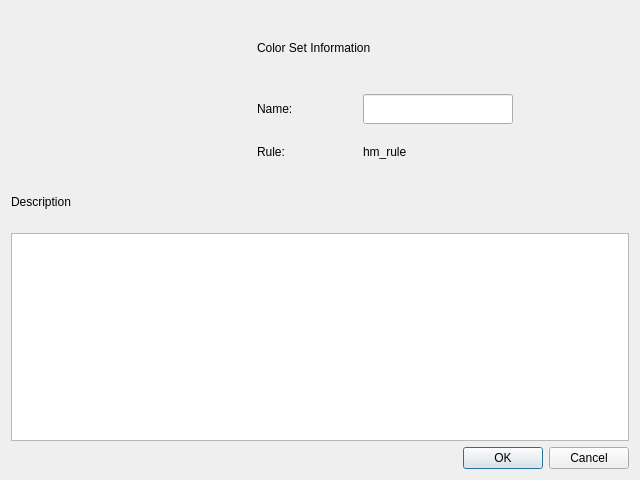
<?xml version="1.0" encoding="UTF-8"?>
<ui version="4.0">
 <class>InfoDialog</class>
 <widget class="QDialog" name="InfoDialog">
  <property name="geometry">
   <rect>
    <x>0</x>
    <y>0</y>
    <width>640</width>
    <height>480</height>
   </rect>
  </property>
  <property name="windowTitle">
   <string notr="true">Dialog</string>
  </property>
  <layout class="QGridLayout" name="gridLayout">
   <item row="0" column="0" rowspan="3">
    <widget class="QWidget" name="colors" native="true">
     <property name="minimumSize">
      <size>
       <width>240</width>
       <height>160</height>
      </size>
     </property>
     <property name="maximumSize">
      <size>
       <width>240</width>
       <height>160</height>
      </size>
     </property>
    </widget>
   </item>
   <item row="0" column="1" colspan="2">
    <widget class="QLabel" name="info_label">
     <property name="minimumSize">
      <size>
       <width>250</width>
       <height>60</height>
      </size>
     </property>
     <property name="maximumSize">
      <size>
       <width>250</width>
       <height>60</height>
      </size>
     </property>
     <property name="text">
      <string>Color Set Information</string>
     </property>
    </widget>
   </item>
   <item row="0" column="3">
    <spacer name="hsp_1">
     <property name="orientation">
      <enum>Qt::Horizontal</enum>
     </property>
     <property name="sizeHint" stdset="0">
      <size>
       <width>408</width>
       <height>20</height>
      </size>
     </property>
    </spacer>
   </item>
   <item row="1" column="1">
    <widget class="QLabel" name="name_label">
     <property name="minimumSize">
      <size>
       <width>100</width>
       <height>30</height>
      </size>
     </property>
     <property name="maximumSize">
      <size>
       <width>100</width>
       <height>30</height>
      </size>
     </property>
     <property name="text">
      <string>Name:</string>
     </property>
    </widget>
   </item>
   <item row="1" column="2">
    <widget class="QLineEdit" name="name_ledit">
     <property name="minimumSize">
      <size>
       <width>150</width>
       <height>30</height>
      </size>
     </property>
     <property name="maximumSize">
      <size>
       <width>150</width>
       <height>30</height>
      </size>
     </property>
    </widget>
   </item>
   <item row="2" column="1">
    <widget class="QLabel" name="rule_label">
     <property name="minimumSize">
      <size>
       <width>100</width>
       <height>30</height>
      </size>
     </property>
     <property name="maximumSize">
      <size>
       <width>100</width>
       <height>30</height>
      </size>
     </property>
     <property name="text">
      <string>Rule:</string>
     </property>
    </widget>
   </item>
   <item row="2" column="2">
    <widget class="QLabel" name="hm_rule_label">
     <property name="minimumSize">
      <size>
       <width>150</width>
       <height>30</height>
      </size>
     </property>
     <property name="maximumSize">
      <size>
       <width>150</width>
       <height>30</height>
      </size>
     </property>
     <property name="text">
      <string>hm_rule</string>
     </property>
    </widget>
   </item>
   <item row="3" column="0">
    <widget class="QLabel" name="desc_label">
     <property name="minimumSize">
      <size>
       <width>0</width>
       <height>50</height>
      </size>
     </property>
     <property name="maximumSize">
      <size>
       <width>16777215</width>
       <height>50</height>
      </size>
     </property>
     <property name="text">
      <string>Description</string>
     </property>
    </widget>
   </item>
   <item row="4" column="0" colspan="4">
    <widget class="QTextEdit" name="desc_tedit"/>
   </item>
   <item row="5" column="0" colspan="4">
    <widget class="QDialogButtonBox" name="buttonBox">
     <property name="orientation">
      <enum>Qt::Horizontal</enum>
     </property>
     <property name="standardButtons">
      <set>QDialogButtonBox::Cancel|QDialogButtonBox::Ok</set>
     </property>
    </widget>
   </item>
  </layout>
 </widget>
 <resources/>
 <connections>
  <connection>
   <sender>buttonBox</sender>
   <signal>accepted()</signal>
   <receiver>InfoDialog</receiver>
   <slot>accept()</slot>
   <hints>
    <hint type="sourcelabel">
     <x>248</x>
     <y>254</y>
    </hint>
    <hint type="destinationlabel">
     <x>157</x>
     <y>274</y>
    </hint>
   </hints>
  </connection>
  <connection>
   <sender>buttonBox</sender>
   <signal>rejected()</signal>
   <receiver>InfoDialog</receiver>
   <slot>reject()</slot>
   <hints>
    <hint type="sourcelabel">
     <x>316</x>
     <y>260</y>
    </hint>
    <hint type="destinationlabel">
     <x>286</x>
     <y>274</y>
    </hint>
   </hints>
  </connection>
 </connections>
</ui>
